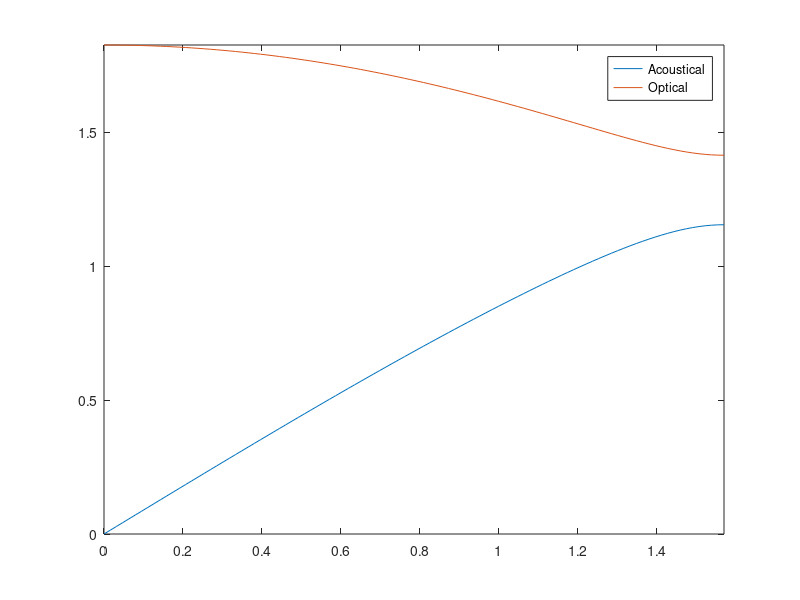

The MATLAB script that drew this image: (Note: this script raises an error after producing the figure.)
a = 2;
m_1 = 1.5;
m_2 = 1;
K = 1;
k = linspace(0,pi/a,100);
% w = sqrt(4/m_1*sin(k*a/2).^2);
wa = sqrt((1/m_1 + 1/m_2)-sqrt((1/m_1 + 1/m_2)^2 - 4*sin(k*a/2).^2 / (m_1*m_2)));
wo = sqrt((1/m_1 + 1/m_2)+sqrt((1/m_1 + 1/m_2)^2 - 4*sin(k*a/2).^2 / (m_1*m_2)));
myfig = figure(2);
clf;
plot(k,wa,k,wo)
legend('Acoustical','Optical')
axis([0,pi/a,0,max(wo)])
ax = gca;
ax.XTick = [0 pi/a];
ax.XTickLabel = {'0','\pi/a'};
ylabel('\omega');
xlabel('k');
hTitle = title('Dispersion Relation of 1D diatomic lattice');
allobj = findobj(myfig);
for j = 1:length(allobj)
    prettyPlot(allobj(j))
end
ax.YTick = [min(wa) max(wa) min(wo) max(wo)];
ax.YTickLabel = {'0',['(2c/m_1)^{' char(189) '}'],['(2c/m_2)^{' char(189) '}'],['(2c(1/m_1+1/m_2))^{' char(189) '}']};
set(myfig, 'PaperPositionMode', 'auto');
[FileName,PathName,FilterIndex] = uiputfile('*.eps','Pick file name','../../Documents/Google Drive/Linkoping/Master Thesis/Thesis/Figures/phononModes');
if not(isequal(FileName,0))
    print(myfig, '-depsc', [PathName FileName]); % Saves file
end

